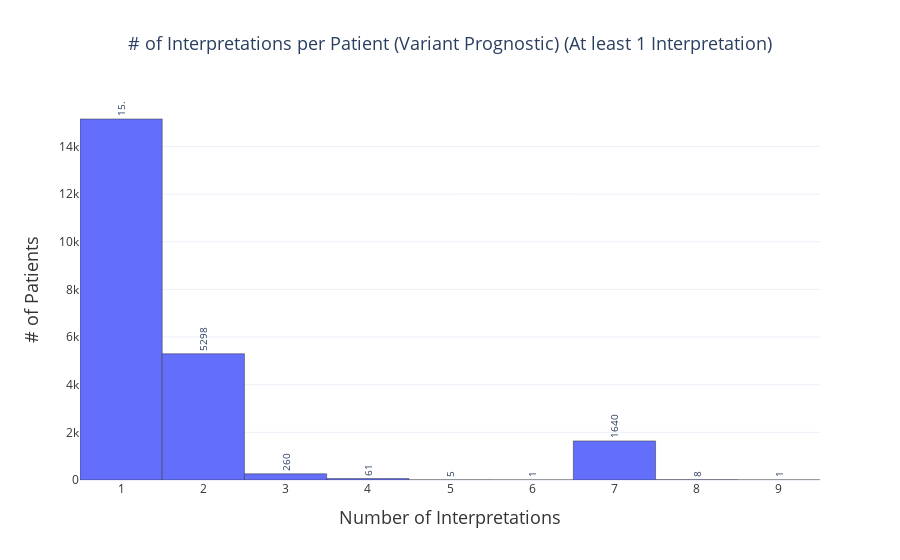

Notebook code cell kept with this figure:
### Code cell
# Assuming analysis_df is your DataFrame and '#_interps' is the column you're plotting
fig = px.histogram(analysis_df[analysis_df['#_prognostic_interps'] > 0], x='#_prognostic_interps',
                   title='# of Interpretations per Patient (Variant Prognostic) (At least 1 Interpretation)', # Adding a title
                   labels={'#_prognostic_interps': 'Number of Interpretations'}, # Changing axis label
                   color_discrete_sequence=['#636EFA'],
                   text_auto=True) # Automatically add text labels

# Update layout
fig.update_layout(
    title_font_size=18, # Customize title font size
    title_x=0.5, # Center the title
    legend_title_text='Legend', # Custom legend title
    xaxis_title='Number of Interpretations', # X-axis label
    yaxis_title='# of Patients', # Y-axis label
    template='plotly_white', # Using a light theme for better visual
    showlegend=True # Ensure the legend is shown
)

# Customize fonts and colors
fig.update_xaxes(title_font=dict(size=18), color='#333') # Customize X-axis title
fig.update_yaxes(title_font=dict(size=18), color='#333') # Customize Y-axis title
fig.update_traces(marker_line_color='#333', marker_line_width=0.5, # Border line for bars
                  textfont_size=10, # Increase text font size for readability
                  textposition='outside',
                  textangle=-90) # Position text outside the bars for clarity

fig.show()
fig.write_image("histogram_interpretations_prognostic_at_least_1.png", scale=1.5, width=960, height=540)

### Figure 1 — Plotly figure (JSON) as saved in the notebook; plotly's stock layout.template omitted (floating-point values rounded to 4 significant figures; data arrays with more than 128 entries replaced by an {"elided": "..."} marker saying what was removed)
{"data": [{"bingroup": "x", "hovertemplate": "Number of Interpretations=%{x}<br>count=%{y}<extra></extra>", "legendgroup": "", "marker": {"color": "#636EFA", "line": {"color": "#333", "width": 0.5}, "pattern": {"shape": ""}}, "name": "", "orientation": "v", "showlegend": false, "textangle": -90, "textfont": {"size": 10}, "textposition": "outside", "texttemplate": "%{value}", "type": "histogram", "x": {"elided": "22427 int values"}, "xaxis": "x", "yaxis": "y"}], "layout": {"barmode": "relative", "legend": {"title": {"text": "Legend"}, "tracegroupgap": 0}, "showlegend": true, "title": {"font": {"size": 18}, "text": "# of Interpretations per Patient (Variant Prognostic) (At least 1 Interpretation)", "x": 0.5}, "xaxis": {"anchor": "y", "color": "#333", "domain": [0, 1], "title": {"font": {"size": 18}, "text": "Number of Interpretations"}}, "yaxis": {"anchor": "x", "color": "#333", "domain": [0, 1], "title": {"font": {"size": 18}, "text": "# of Patients"}}}}
